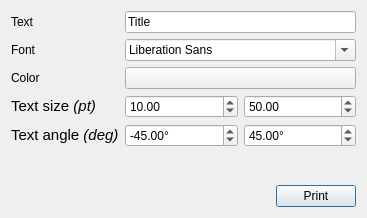
<?xml version="1.0" encoding="UTF-8"?>
<ui version="4.0">
 <class>Widget</class>
 <widget class="QWidget" name="Widget">
  <property name="geometry">
   <rect>
    <x>0</x>
    <y>0</y>
    <width>321</width>
    <height>218</height>
   </rect>
  </property>
  <property name="windowTitle">
   <string>EndpaperMaker</string>
  </property>
  <layout class="QVBoxLayout" name="verticalLayout">
   <item>
    <layout class="QFormLayout" name="formLayout">
     <property name="fieldGrowthPolicy">
      <enum>QFormLayout::AllNonFixedFieldsGrow</enum>
     </property>
     <item row="0" column="0">
      <widget class="QLabel" name="textLabel">
       <property name="text">
        <string>Text</string>
       </property>
      </widget>
     </item>
     <item row="0" column="1">
      <widget class="QLineEdit" name="textLineEdit">
       <property name="text">
        <string>Title</string>
       </property>
      </widget>
     </item>
     <item row="1" column="0">
      <widget class="QLabel" name="fontLabel">
       <property name="text">
        <string>Font</string>
       </property>
      </widget>
     </item>
     <item row="1" column="1">
      <widget class="QFontComboBox" name="fontComboBox"/>
     </item>
     <item row="3" column="0">
      <widget class="QLabel" name="sizeMinLabel">
       <property name="text">
        <string>&lt;!DOCTYPE HTML PUBLIC &quot;-//W3C//DTD HTML 4.0//EN&quot; &quot;http://www.w3.org/TR/REC-html40/strict.dtd&quot;&gt;
&lt;html&gt;&lt;head&gt;&lt;meta name=&quot;qrichtext&quot; content=&quot;1&quot; /&gt;&lt;style type=&quot;text/css&quot;&gt;
p, li { white-space: pre-wrap; }
&lt;/style&gt;&lt;/head&gt;&lt;body style=&quot; font-family:'Ubuntu'; font-size:11pt; font-weight:400; font-style:normal;&quot;&gt;
&lt;p style=&quot; margin-top:0px; margin-bottom:0px; margin-left:0px; margin-right:0px; -qt-block-indent:0; text-indent:0px;&quot;&gt;Text size &lt;span style=&quot; font-style:italic;&quot;&gt;(pt)&lt;/span&gt;&lt;/p&gt;&lt;/body&gt;&lt;/html&gt;</string>
       </property>
      </widget>
     </item>
     <item row="3" column="1">
      <layout class="QHBoxLayout" name="horizontalLayout">
       <item>
        <widget class="QDoubleSpinBox" name="sizeMinDoubleSpinBox">
         <property name="maximum">
          <double>300.000000000000000</double>
         </property>
         <property name="value">
          <double>10.000000000000000</double>
         </property>
        </widget>
       </item>
       <item>
        <widget class="QDoubleSpinBox" name="sizeMaxDoubleSpinBox">
         <property name="maximum">
          <double>300.000000000000000</double>
         </property>
         <property name="value">
          <double>50.000000000000000</double>
         </property>
        </widget>
       </item>
      </layout>
     </item>
     <item row="4" column="0">
      <widget class="QLabel" name="angleMinLabel">
       <property name="text">
        <string>&lt;!DOCTYPE HTML PUBLIC &quot;-//W3C//DTD HTML 4.0//EN&quot; &quot;http://www.w3.org/TR/REC-html40/strict.dtd&quot;&gt;
&lt;html&gt;&lt;head&gt;&lt;meta name=&quot;qrichtext&quot; content=&quot;1&quot; /&gt;&lt;style type=&quot;text/css&quot;&gt;
p, li { white-space: pre-wrap; }
&lt;/style&gt;&lt;/head&gt;&lt;body style=&quot; font-family:'Ubuntu'; font-size:11pt; font-weight:400; font-style:normal;&quot;&gt;
&lt;p style=&quot; margin-top:0px; margin-bottom:0px; margin-left:0px; margin-right:0px; -qt-block-indent:0; text-indent:0px;&quot;&gt;Text angle &lt;span style=&quot; font-style:italic;&quot;&gt;(deg)&lt;/span&gt;&lt;/p&gt;&lt;/body&gt;&lt;/html&gt;</string>
       </property>
      </widget>
     </item>
     <item row="4" column="1">
      <layout class="QHBoxLayout" name="horizontalLayout_2">
       <item>
        <widget class="QDoubleSpinBox" name="angleMinDoubleSpinBox">
         <property name="suffix">
          <string>°</string>
         </property>
         <property name="minimum">
          <double>-360.000000000000000</double>
         </property>
         <property name="maximum">
          <double>360.000000000000000</double>
         </property>
         <property name="value">
          <double>-45.000000000000000</double>
         </property>
        </widget>
       </item>
       <item>
        <widget class="QDoubleSpinBox" name="angleMaxDoubleSpinBox">
         <property name="suffix">
          <string>°</string>
         </property>
         <property name="minimum">
          <double>-360.000000000000000</double>
         </property>
         <property name="maximum">
          <double>360.000000000000000</double>
         </property>
         <property name="value">
          <double>45.000000000000000</double>
         </property>
        </widget>
       </item>
      </layout>
     </item>
     <item row="2" column="0">
      <widget class="QLabel" name="label">
       <property name="text">
        <string>Color</string>
       </property>
      </widget>
     </item>
     <item row="2" column="1">
      <widget class="QPushButton" name="colorPushButton">
       <property name="text">
        <string/>
       </property>
      </widget>
     </item>
    </layout>
   </item>
   <item>
    <layout class="QHBoxLayout" name="horizontalLayout_3">
     <item>
      <spacer name="horizontalSpacer">
       <property name="orientation">
        <enum>Qt::Horizontal</enum>
       </property>
       <property name="sizeHint" stdset="0">
        <size>
         <width>40</width>
         <height>20</height>
        </size>
       </property>
      </spacer>
     </item>
     <item>
      <widget class="QPushButton" name="printPushButton">
       <property name="text">
        <string>Print</string>
       </property>
       <property name="autoDefault">
        <bool>true</bool>
       </property>
       <property name="default">
        <bool>true</bool>
       </property>
      </widget>
     </item>
    </layout>
   </item>
  </layout>
 </widget>
 <layoutdefault spacing="6" margin="11"/>
 <resources/>
 <connections/>
</ui>
